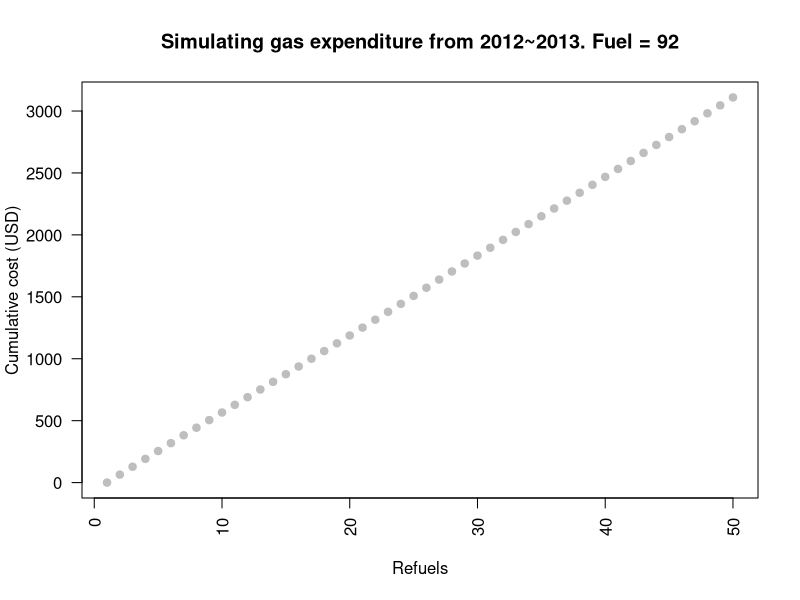
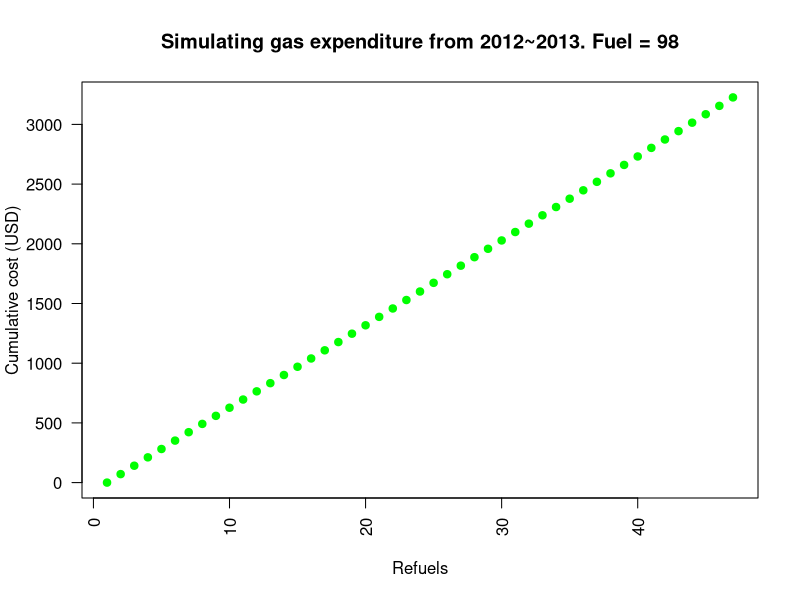

Write R code to recreate these figures, in order.
## ---- chunk 1
knitr::opts_chunk$set(echo = TRUE)
## ---- chunk 2
library(readxl) # parsing excel
library(lubridate) # dates/months/years addition made easy
mydata <- read_excel("CPC_data_short.xlsx")

X_VALUE = 10
Y_VALUE = 30
Z_VALUE = 40

assign_fuel_type <- function(fuel_type) { # identity fuel type (92/95/98)
  dummy_var = 0
  if (fuel_type == 92) {dummy_var = 2}
  else if (fuel_type == 95) {dummy_var = 3}
  else if (fuel_type == 98) {dummy_var = 4}
  else {
    print("please enter either 92, 95, or 98")
    return()
  }
  return(dummy_var)
}

lose_fuel <- function() { # everyday lose fuel ~ normal
  SD = 5
  lost = rnorm(1, X_VALUE, SD) #generate x ~ N(mean, SD^2)
  
  if (lost < 0) {
    lost = 0
  }
  return(lost)
}

control <- function(fuel_type, table) {
  # fuel_type = 92, 95, or 98

  which_column = assign_fuel_type(fuel_type)
  my_price_list = table[[which_column]]
  my_date_list = table[[1]]
  
  current_date = ymd(my_date_list[1]) 
  current_price = my_price_list[1]
  my_price_list <- my_price_list[-1] #delete first element 
  my_date_list <- my_date_list[-1] #delete first element 
  last_day = ymd(my_date_list[length(my_date_list)])
  
  total_expense = 0 # keep track of total money spent
  expense_list <- list(total_expense) # keeps track of marginal expense
  current_fuel = 100
  
  while (current_date != last_day) {
    if(current_fuel < Y_VALUE) { # refuel when necessary
      total_expense = total_expense + 57.0 * current_price #57 liters ~ 15 gallons ~ approx gas tank size, where 1USD = 30NT.
      expense_list <- append(expense_list, total_expense / 30.0)
      current_fuel = 100
    }
    
    current_fuel = current_fuel - lose_fuel()
    current_date = current_date + ddays(1)
    
    #check if today needs price adjustments. Remember to watch out for NA.
    if (current_date == ymd(my_date_list[1])) { 
      my_date_list <- my_date_list[-1]
      if (!is.na(my_price_list[1])) {
        current_price = my_price_list[1]
      }
      my_price_list <- my_price_list[-1] 
    }
  }
  return(expense_list)
}


test_1 = control(92, mydata)
number_1 = length(test_1)
count_1 = 1:number_1
plot(count_1, test_1, col="grey", las = 2, main = "Simulating gas expenditure from 2012~2013. Fuel = 92", xlab="Refuels", ylab="Cumulative cost (USD)", pch=19)

test_2 = control(98, mydata)
number_2 = length(test_2)
count_2 = 1:number_2
plot(count_2, test_2, col="green", las = 2, main = "Simulating gas expenditure from 2012~2013. Fuel = 98", xlab="Refuels", ylab="Cumulative cost (USD)", pch=19)

